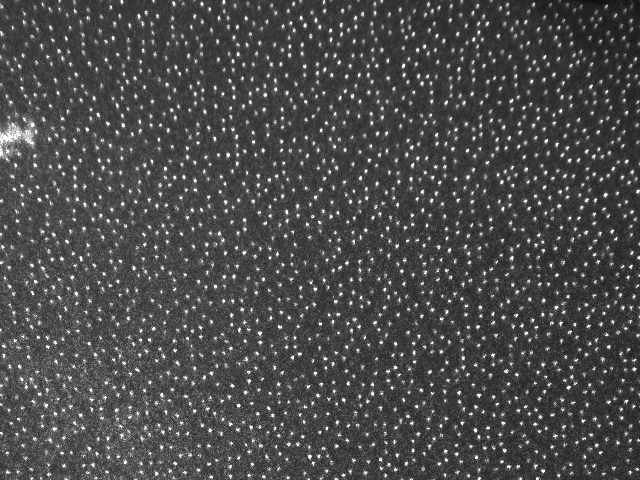
//> input picture 1.jpg, 640 x 480 px
$ ./backup   (built with g++ and OpenCV 4)
//> lines starting //> are read from the running program, lines starting //| are printed output that depends on the picture; after the words box and inside, x2 and y2 are one past the last pixel; in counts of white or black regions, pixels touching at a corner belong together
#include <stdio.h>
#include <cv.h>
#include <highgui.h>
#include <cxcore.h>
#include <cmath>
#include <iostream>

using namespace std;
using namespace cv;

const int BLOCK = 40;
const int NEIGH_R = 40;
const int NEIGH_C = 40;

Point calnPoint(Mat& image, Mat& kernel, int indexR, int indexC) {
  int maxValue = 0;
  Point ret;

  for (int r = indexR * BLOCK - NEIGH_R; r <= indexR * BLOCK + NEIGH_R; r++) {
    for (int c = indexC * BLOCK - NEIGH_C; c <= indexC * BLOCK + NEIGH_C; c++) {
      if (0 <= r && r + BLOCK < image.rows && 0 <= c && c + BLOCK < image.cols) {
        int value = 0;
        int total = 0;
        for (int kr = 0; kr < BLOCK; kr++) {
          for (int kc = 0; kc < BLOCK; kc++) {
            total += (int)image.at<uchar>(r + kr, c + kc);
            value += (int)image.at<uchar>(r + kr, c + kc) * kernel.at<uchar>(kr, kc);
          }
        }
        value /= total;
        if (value > maxValue) {
          maxValue = value;
          ret = Point(c + BLOCK / 2, r + BLOCK / 2);
        }
      }
    }
  }

  return ret;
}

int main()
{
  Mat origin = imread("1.jpg", 0);
//> origin is the input picture: 480 rows x 640 cols, CV_8UC1; min 14, max 255, mean 75.4
  Mat frame = imread("2.jpg", 0);
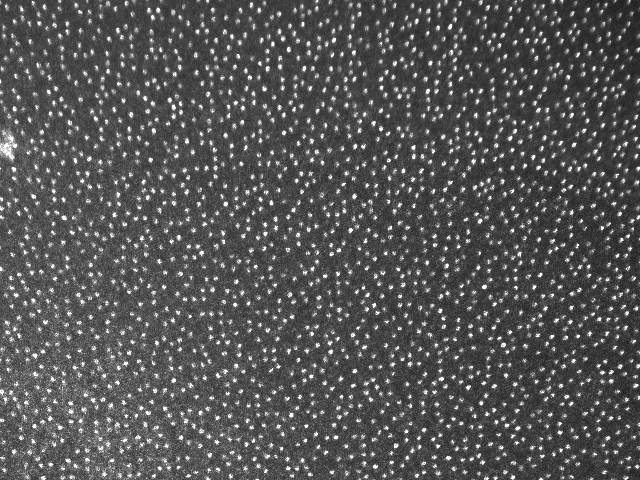
//> input picture 2.jpg, 640 x 480 px
//> frame is the input picture: 480 rows x 640 cols, CV_8UC1; min 28, max 255, mean 86
  assert(origin.rows == frame.rows && origin.cols == frame.cols);

  Mat blurredFrame;
  GaussianBlur(frame, blurredFrame, Size(3, 3), 0);

  int R = origin.rows / BLOCK;
//> R = 12
  int C = origin.cols / BLOCK;
//> C = 16

    for (int r = 0; r < R; r++) {
      for (int c = 0; c < C; c++) {
        Mat kernel = origin(Range(r * BLOCK, (r + 1) * BLOCK), Range(c * BLOCK, (c + 1) * BLOCK));
        Point point = calnPoint(blurredFrame, kernel, r, c);
        circle(frame, point, 3, 255, 2);
      }
    }
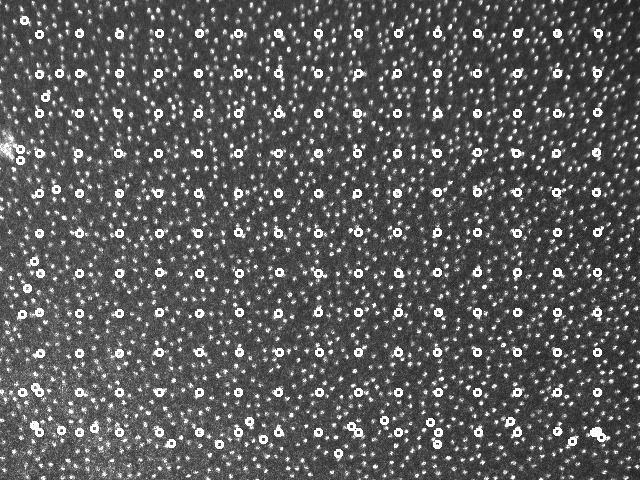
//> frame: 480 rows x 640 cols, CV_8UC1; 3.63% of pixels changed, all inside (x1, y1, x2, y2) = (16, 16, 606, 458)

  imshow("window", frame);
  waitKey(0);

  return 0;
}
